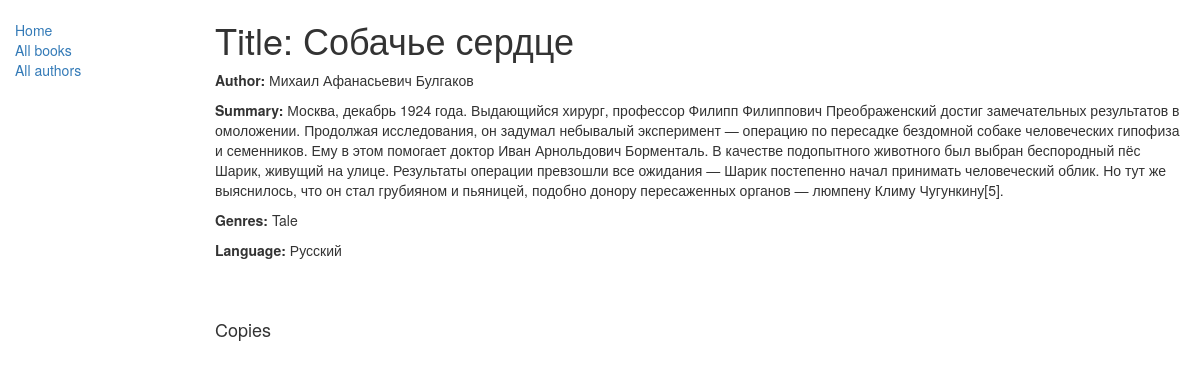
/catalog/book/2, run on the app's committed database.
### catalog/models.py (models this page shows, shortened)
class Book(models.Model):
    title = models.CharField(max_length=100)
    summary = models.TextField()
    language = models.CharField(max_length=100)
    author = models.ForeignKey(Author, null=True, on_delete=models.SET_NULL)
    genres = models.ManyToManyField(Genre)

class Author(models.Model):
    name = models.CharField(
        max_length=100,
        null=False,
        help_text="An author's full name. (Example: W. Shakespear or Mihail Afanasievich Bulgakov)",
    )
    date_of_birth = models.DateField(
        null=True,
        blank=True,
        help_text="A date of author's birth (or Null, if unknown).",
    )
    date_of_death = models.DateField(
        null=True,
        blank=True,
        help_text="A date of author's death (or Null, if alive or unknown).",
    )
    def __str__(self) -> str:
        return self.name

class Genre(models.Model):
    name = models.CharField(
        max_length=100, help_text="A book genre. (example: Science Fiction)"
    )
    def __str__(self) -> str:
        return self.name

### catalog/views.py (the view)
# urls.py: path("book/<int:pk>", views.BookDetailView.as_view(), name="book"),
class BookDetailView(generic.DetailView):
    model = Book
    template_name = "book/detail.html"

### catalog/templates/book/detail.html (shortened to what this page needs)
{% extends "base_generic.html" %} {% block content %}
<h1>Title: {{object.title}}</h1>
<p><strong>Author:</strong> {{ object.author }}</p>
<p><strong>Summary:</strong> {{ object.summary }}</p>
<p>
    <strong>Genres:</strong>
    {% for genre in object.genres.all %} {{ genre }}{% if not forloop.last %}, {%endif%} {% endfor %}
</p>
<p><strong>Language:</strong> {{ object.language }}</p>
<div style="margin-top: 60px">
    <h4>Copies</h4>
</div>
{% endblock %}

### data on the page
Book: title "Собачье сердце", author "Михаил Афанасьевич Булгаков", summary "Москва, декабрь 1924 года. Выдающийся хирург, профессор Филипп Филиппович Преображенский достиг замечательных результатов в омоложении. Продолжая исследования, он задумал небывалый эксперимент — операцию по пересадке бездомной собаке человеческих гипофиза и семенников. Ему в этом помогает доктор Иван Арнольдович Борменталь. В качестве подопытного животного был выбран беспородный пёс Шарик, живущий на улице. Результаты операции превзошли все ожидания — Шарик постепенно начал принимать человеческий облик. Но тут же выяснилось, что он стал грубияном и пьяницей, подобно донору пересаженных органов — люмпену Климу Чугункину[5].", language "Русский"
Genre: name "Tale"
